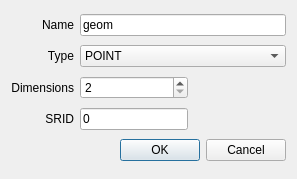
<?xml version="1.0" encoding="UTF-8"?>
<ui version="4.0">
 <class>DbManagerDlgAddGeometryColumn</class>
 <widget class="QDialog" name="DbManagerDlgAddGeometryColumn">
  <property name="geometry">
   <rect>
    <x>0</x>
    <y>0</y>
    <width>297</width>
    <height>179</height>
   </rect>
  </property>
  <property name="windowTitle">
   <string>Add geometry column</string>
  </property>
  <layout class="QGridLayout" name="gridLayout">
   <item row="0" column="0">
    <widget class="QLabel" name="label">
     <property name="text">
      <string>Name</string>
     </property>
     <property name="alignment">
      <set>Qt::AlignRight|Qt::AlignTrailing|Qt::AlignVCenter</set>
     </property>
    </widget>
   </item>
   <item row="0" column="1" colspan="2">
    <widget class="QLineEdit" name="editName">
     <property name="text">
      <string notr="true">geom</string>
     </property>
    </widget>
   </item>
   <item row="1" column="0">
    <widget class="QLabel" name="label_2">
     <property name="text">
      <string>Type</string>
     </property>
     <property name="alignment">
      <set>Qt::AlignRight|Qt::AlignTrailing|Qt::AlignVCenter</set>
     </property>
    </widget>
   </item>
   <item row="1" column="1" colspan="2">
    <widget class="QComboBox" name="cboType">
     <item>
      <property name="text">
       <string notr="true">POINT</string>
      </property>
     </item>
     <item>
      <property name="text">
       <string notr="true">LINESTRING</string>
      </property>
     </item>
     <item>
      <property name="text">
       <string notr="true">POLYGON</string>
      </property>
     </item>
     <item>
      <property name="text">
       <string notr="true">MULTIPOINT</string>
      </property>
     </item>
     <item>
      <property name="text">
       <string notr="true">MULTILINESTRING</string>
      </property>
     </item>
     <item>
      <property name="text">
       <string notr="true">MULTIPOLYGON</string>
      </property>
     </item>
     <item>
      <property name="text">
       <string notr="true">GEOMETRYCOLLECTION</string>
      </property>
     </item>
    </widget>
   </item>
   <item row="2" column="0">
    <widget class="QLabel" name="label_3">
     <property name="text">
      <string>Dimensions</string>
     </property>
     <property name="alignment">
      <set>Qt::AlignRight|Qt::AlignTrailing|Qt::AlignVCenter</set>
     </property>
    </widget>
   </item>
   <item row="2" column="1">
    <widget class="QSpinBox" name="spinDim">
     <property name="minimum">
      <number>2</number>
     </property>
     <property name="maximum">
      <number>4</number>
     </property>
    </widget>
   </item>
   <item row="2" column="2" rowspan="2">
    <spacer>
     <property name="orientation">
      <enum>Qt::Horizontal</enum>
     </property>
     <property name="sizeHint" stdset="0">
      <size>
       <width>40</width>
       <height>48</height>
      </size>
     </property>
    </spacer>
   </item>
   <item row="3" column="0">
    <widget class="QLabel" name="label_4">
     <property name="text">
      <string>SRID</string>
     </property>
     <property name="alignment">
      <set>Qt::AlignRight|Qt::AlignTrailing|Qt::AlignVCenter</set>
     </property>
    </widget>
   </item>
   <item row="3" column="1">
    <widget class="QLineEdit" name="editSrid">
     <property name="text">
      <string notr="true">0</string>
     </property>
    </widget>
   </item>
   <item row="4" column="0" colspan="3">
    <widget class="QDialogButtonBox" name="buttonBox">
     <property name="orientation">
      <enum>Qt::Horizontal</enum>
     </property>
     <property name="standardButtons">
      <set>QDialogButtonBox::Cancel|QDialogButtonBox::Ok</set>
     </property>
    </widget>
   </item>
  </layout>
 </widget>
 <tabstops>
  <tabstop>editName</tabstop>
  <tabstop>cboType</tabstop>
  <tabstop>spinDim</tabstop>
  <tabstop>editSrid</tabstop>
  <tabstop>buttonBox</tabstop>
 </tabstops>
 <resources/>
 <connections>
  <connection>
   <sender>buttonBox</sender>
   <signal>rejected()</signal>
   <receiver>DbManagerDlgAddGeometryColumn</receiver>
   <slot>reject()</slot>
   <hints>
    <hint type="sourcelabel">
     <x>285</x>
     <y>218</y>
    </hint>
    <hint type="destinationlabel">
     <x>286</x>
     <y>274</y>
    </hint>
   </hints>
  </connection>
 </connections>
</ui>
